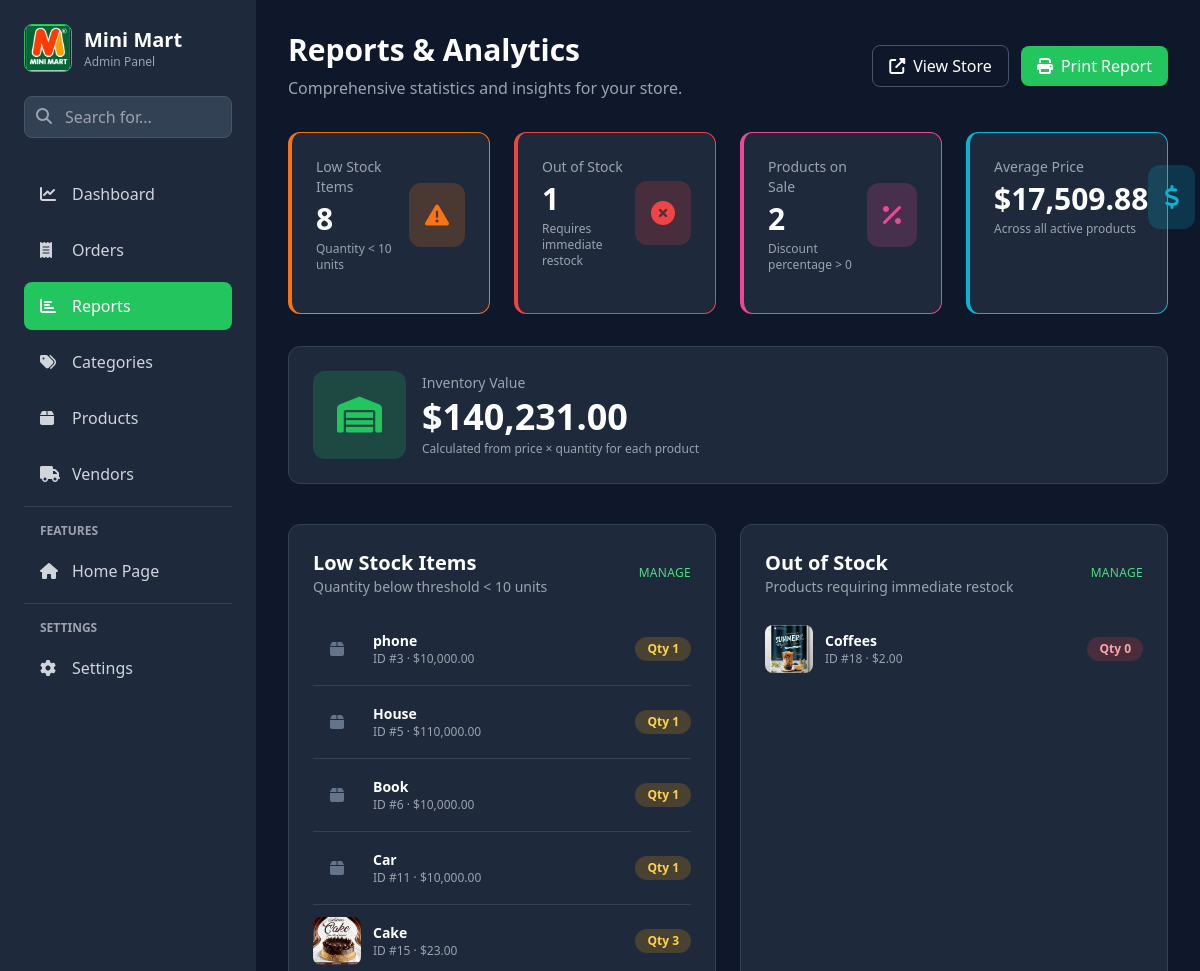
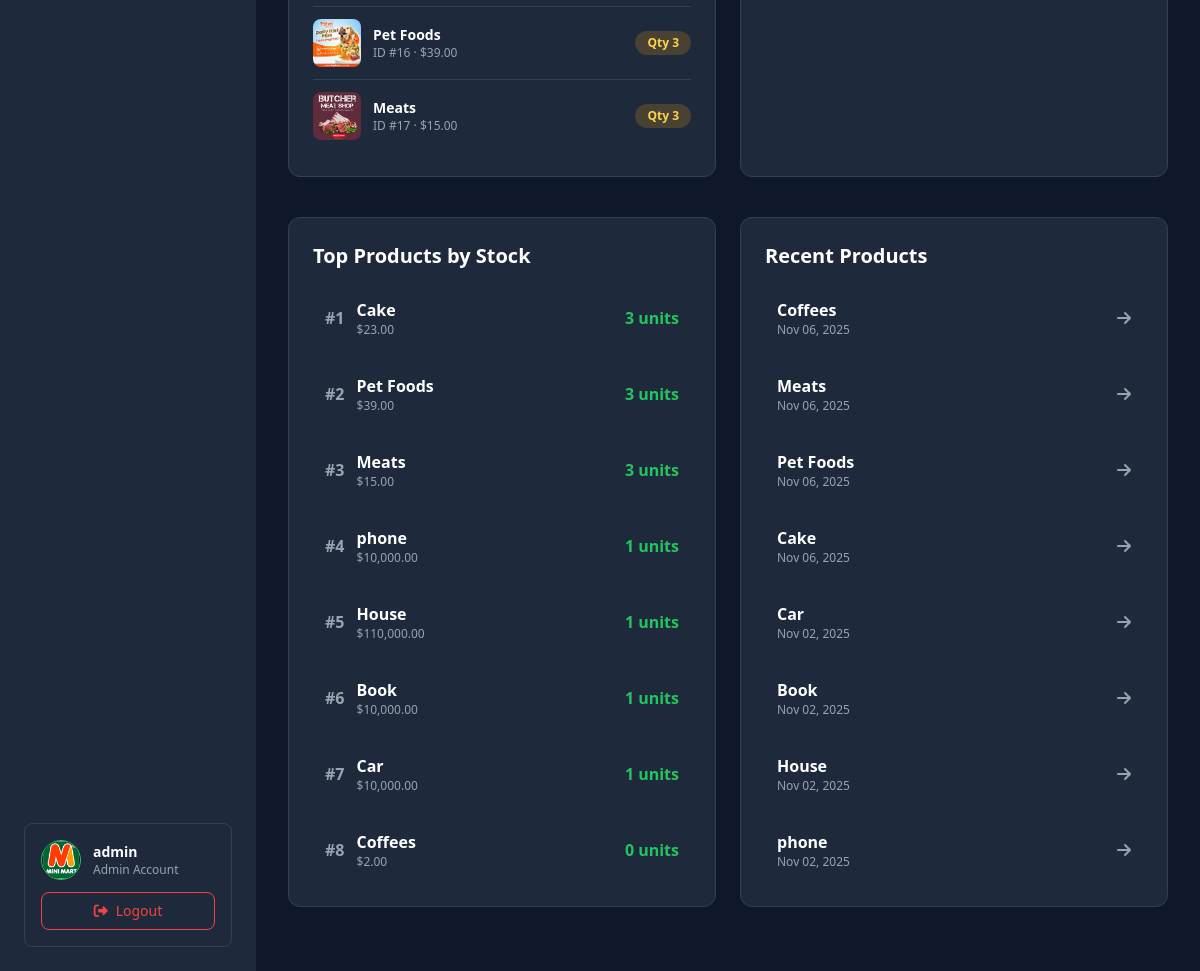
The app's page /admin-reports.php (signed in) with its own data (2 pictures, top to bottom).
### tables this page shows
CREATE TABLE `products` (
  `id` int(11) NOT NULL,
  `name` varchar(100) NOT NULL,
  `price` decimal(10,2) NOT NULL,
  `quantity` int(11) NOT NULL,
  `created_at` timestamp NOT NULL DEFAULT current_timestamp(),
  `category_id` int(11) DEFAULT NULL,
  `description` text DEFAULT NULL,
  `image_path` varchar(500) DEFAULT NULL,
  `discount_percentage` decimal(5,2) DEFAULT 0.00,
  `discount_price` decimal(10,2) DEFAULT NULL,
  `vendor_name` varchar(255) DEFAULT NULL,
  `promotion_status` varchar(50) DEFAULT NULL,
  `rating` decimal(3,2) DEFAULT 0.00,
  `vendor_id` int(11) DEFAULT NULL
);

### admin-reports.php (the view, shortened to what the rows shown need)
<?php
include('config.php');
$lowStockProducts = [];
$lowStockProductsQuery = "SELECT id, name, quantity, price, image_path FROM products WHERE quantity > 0 AND quantity < 10 ORDER BY quantity ASC LIMIT 20";
$lowStockProductsResult = mysqli_query($conn, $lowStockProductsQuery);
if ($lowStockProductsResult) {
    while ($row = mysqli_fetch_assoc($lowStockProductsResult)) {
        $lowStockProducts[] = $row;
    }
}
$outOfStockProducts = [];
$outOfStockProductsQuery = "SELECT id, name, quantity, price, image_path FROM products WHERE quantity = 0 ORDER BY id DESC LIMIT 20";
$outOfStockProductsResult = mysqli_query($conn, $outOfStockProductsQuery);
if ($outOfStockProductsResult) {
    while ($row = mysqli_fetch_assoc($outOfStockProductsResult)) {
        $outOfStockProducts[] = $row;
    }
}
$topProductsQuery = "SELECT name, quantity, price FROM products ORDER BY quantity DESC LIMIT 10";
$topProductsResult = mysqli_query($conn, $topProductsQuery);
$recentProductsQuery = "SELECT name, created_at FROM products ORDER BY created_at DESC LIMIT 10";
$recentProductsResult = mysqli_query($conn, $recentProductsQuery);
?>
<!DOCTYPE html>
<html lang="en">
<head>
    <script src="https://cdn.tailwindcss.com"></script>
    <link rel="stylesheet" href="https://cdnjs.cloudflare.com/ajax/libs/font-awesome/6.4.0/css/all.min.css">
</head>
<body class="min-h-screen text-white">
    <div class="flex">
        <aside class="sidebar w-64 min-h-screen fixed left-0 top-0 p-6">
            <div class="mb-8">
                <div class="flex items-center gap-3 mb-6">
                    <div>
                        <h1 class="text-xl font-bold text-white">Mini Mart</h1>
                    </div>
                </div>
            </div>
        </aside>
        <main class="flex-1 ml-64 p-8">
            <div class="mb-8">
                <div class="flex items-center justify-between mb-4">
                    <div>
                        <h1 class="text-3xl font-bold text-white mb-2">Reports & Analytics</h1>
                    </div>
                </div>
            </div>
            <div class="grid grid-cols-1 lg:grid-cols-2 gap-6 mb-10">
                <div class="card rounded-xl p-6">
                    <div class="flex items-center justify-between mb-4">
                        <div>
                            <h2 class="text-xl font-bold text-white">Low Stock Items</h2>
                        </div>
                    </div>
                    <div class="divide-y divide-slate-700">
                        <?php if (!empty($lowStockProducts)): ?>
                            <?php foreach ($lowStockProducts as $product): ?>
                                <div class="flex items-center justify-between py-3 gap-4">
                                    <div class="flex items-center gap-3">
                                        <div class="w-12 h-12 rounded-lg overflow-hidden bg-slate-800 flex items-center justify-center">
                                            <?php if (!empty($product['image_path'])): ?>
                                                <img src="<?php echo htmlspecialchars($product['image_path']); ?>" alt="<?php echo htmlspecialchars($product['name']); ?>" class="w-full h-full object-cover" onerror="this.parentElement.innerHTML='<i class=\'fas fa-box text-slate-500\'></i>'">
                                            <?php else: ?>
                                                <i class="fas fa-box text-slate-500"></i>
                                            <?php endif; ?>
                                        </div>
                                        <div>
                                            <p class="text-sm font-semibold text-white"><?php echo htmlspecialchars($product['name']); ?></p>
                                            <p class="text-xs text-gray-400">ID #<?php echo (int)$product['id']; ?> &middot; $<?php echo number_format($product['price'], 2); ?></p>
                                        </div>
                                    </div>
                                    <span class="px-3 py-1 rounded-full bg-amber-500/20 text-amber-300 text-xs font-semibold">Qty <?php echo (int)$product['quantity']; ?></span>
                                </div>
                            <?php endforeach; ?>
                        <?php else: ?>
                            <p class="text-sm text-gray-400 py-6">All stocked items are healthy right now.</p>
                        <?php endif; ?>
                    </div>
                </div>
                <div class="card rounded-xl p-6">
                    <div class="flex items-center justify-between mb-4">
                        <div>
                            <h2 class="text-xl font-bold text-white">Out of Stock</h2>
                        </div>
                    </div>
                    <div class="divide-y divide-slate-700">
                        <?php if (!empty($outOfStockProducts)): ?>
                            <?php foreach ($outOfStockProducts as $product): ?>
                                <div class="flex items-center justify-between py-3 gap-4">
                                    <div class="flex items-center gap-3">
                                        <div class="w-12 h-12 rounded-lg overflow-hidden bg-slate-800 flex items-center justify-center">
                                            <?php if (!empty($product['image_path'])): ?>
                                                <img src="<?php echo htmlspecialchars($product['image_path']); ?>" alt="<?php echo htmlspecialchars($product['name']); ?>" class="w-full h-full object-cover" onerror="this.parentElement.innerHTML='<i class=\'fas fa-box-open text-slate-500\'></i>'">
                                            <?php else: ?>
                                                <i class="fas fa-box-open text-slate-500"></i>
                                            <?php endif; ?>
                                        </div>
                                        <div>
                                            <p class="text-sm font-semibold text-white"><?php echo htmlspecialchars($product['name']); ?></p>
                                            <p class="text-xs text-gray-400">ID #<?php echo (int)$product['id']; ?> &middot; $<?php echo number_format($product['price'], 2); ?></p>
                                        </div>
                                    </div>
                                    <span class="px-3 py-1 rounded-full bg-red-500/20 text-red-300 text-xs font-semibold">Qty 0</span>
                                </div>
                            <?php endforeach; ?>
                        <?php else: ?>
                            <p class="text-sm text-gray-400 py-6">Great news! Nothing is out of stock.</p>
                        <?php endif; ?>
                    </div>
                </div>
            </div>
            <div class="grid grid-cols-1 lg:grid-cols-2 gap-6 mb-8">
                <div class="card rounded-xl p-6">
                    <h2 class="text-xl font-bold text-white mb-4">Top Products by Stock</h2>
                    <div class="space-y-3">
                        <?php
                        if (mysqli_num_rows($topProductsResult) > 0) {
                            $rank = 1;
                            while ($product = mysqli_fetch_assoc($topProductsResult)) {
                                echo '<div class="flex items-center justify-between p-3 bg-slate-800 rounded-lg">';
                                echo '<div class="flex items-center gap-3">';
                                echo '<span class="text-gray-400 font-bold">#' . $rank . '</span>';
                                echo '<div>';
                                echo '<p class="text-white font-semibold">' . htmlspecialchars($product['name']) . '</p>';
                                echo '<p class="text-gray-400 text-xs">$' . number_format($product['price'], 2) . '</p>';
                                echo '</div>';
                                echo '</div>';
                                echo '<span class="text-green-500 font-bold">' . number_format($product['quantity']) . ' units</span>';
                                echo '</div>';
                                $rank++;
                            }
                        } else {
                            echo '<p class="text-gray-400 text-center py-4">No products found.</p>';
                        }
                        ?>
                    </div>
                </div>
                <div class="card rounded-xl p-6">
                    <h2 class="text-xl font-bold text-white mb-4">Recent Products</h2>
                    <div class="space-y-3">
                        <?php
                        if (mysqli_num_rows($recentProductsResult) > 0) {
                            while ($product = mysqli_fetch_assoc($recentProductsResult)) {
                                $date = date('M d, Y', strtotime($product['created_at']));
                                echo '<div class="flex items-center justify-between p-3 bg-slate-800 rounded-lg">';
                                echo '<div>';
                                echo '<p class="text-white font-semibold">' . htmlspecialchars($product['name']) . '</p>';
                                echo '<p class="text-gray-400 text-xs">' . $date . '</p>';
                                echo '</div>';
                                echo '<i class="fas fa-arrow-right text-gray-400"></i>';
                                echo '</div>';
                            }
                        } else {
                            echo '<p class="text-gray-400 text-center py-4">No recent products found.</p>';
                        }
                        ?>
                    </div>
                </div>
            </div>
        </main>
    </div>
</body>
</html>

### records on screen
products: name "phone", id "3", price "10,000.00", quantity "1", created_at "Nov 02, 2025"
products: name "House", id "5", price "110,000.00", quantity "1", created_at "Nov 02, 2025"
products: name "Book", id "6", price "10,000.00", quantity "1", created_at "Nov 02, 2025"
products: name "Car", id "11", price "10,000.00", quantity "1", created_at "Nov 02, 2025"
products: image_path (picture), name "Cake", id "15", price "23.00", quantity "3", created_at "Nov 06, 2025"
products: image_path (picture), name "Pet Foods", id "16", price "39.00", quantity "3", created_at "Nov 06, 2025"
products: image_path (picture), name "Meats", id "17", price "15.00", quantity "3", created_at "Nov 06, 2025"
products: image_path (picture), name "Coffees", id "18", price "2.00", quantity "0", created_at "Nov 06, 2025"

### other values on screen
$_SESSION['admin'] "admin"
$lowStockCount "8"
$outOfStockCount "1"
$discountProducts "2"
$averagePrice "17,509.88"
$inventoryValue "140,231.00"
